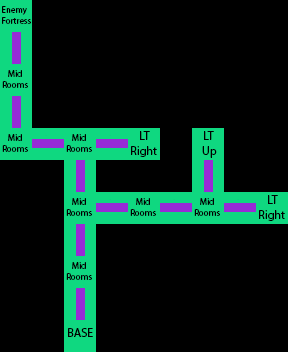

This is a level from a 2D game, rendered from its Tiled map with the project's own tilesets. A one-line summary and the complete map file follow:
An orthogonal 9x11 tile map with 32x32 px tiles, 1 tile layer (Capa de Patrones 1).

<map version="1.0" orientation="orthogonal" renderorder="right-down" width="9" height="11" tilewidth="32" tileheight="32" nextobjectid="1">
 <tileset firstgid="1" name="mapStructure" tilewidth="32" tileheight="32" tilecount="12" columns="4">
  <image source="mapStructure.png" width="128" height="96" />
 </tileset>
 <layer name="Capa de Patrones 1" width="9" height="11">
  <data>
   <tile gid="2" />
   <tile gid="0" />
   <tile gid="0" />
   <tile gid="0" />
   <tile gid="0" />
   <tile gid="0" />
   <tile gid="0" />
   <tile gid="0" />
   <tile gid="0" />
   <tile gid="9" />
   <tile gid="0" />
   <tile gid="0" />
   <tile gid="0" />
   <tile gid="0" />
   <tile gid="0" />
   <tile gid="0" />
   <tile gid="0" />
   <tile gid="0" />
   <tile gid="3" />
   <tile gid="0" />
   <tile gid="0" />
   <tile gid="0" />
   <tile gid="0" />
   <tile gid="0" />
   <tile gid="0" />
   <tile gid="0" />
   <tile gid="0" />
   <tile gid="9" />
   <tile gid="0" />
   <tile gid="0" />
   <tile gid="0" />
   <tile gid="0" />
   <tile gid="0" />
   <tile gid="0" />
   <tile gid="0" />
   <tile gid="0" />
   <tile gid="3" />
   <tile gid="10" />
   <tile gid="3" />
   <tile gid="10" />
   <tile gid="4" />
   <tile gid="0" />
   <tile gid="6" />
   <tile gid="0" />
   <tile gid="0" />
   <tile gid="0" />
   <tile gid="0" />
   <tile gid="9" />
   <tile gid="0" />
   <tile gid="0" />
   <tile gid="0" />
   <tile gid="9" />
   <tile gid="0" />
   <tile gid="0" />
   <tile gid="0" />
   <tile gid="0" />
   <tile gid="3" />
   <tile gid="10" />
   <tile gid="3" />
   <tile gid="10" />
   <tile gid="3" />
   <tile gid="10" />
   <tile gid="4" />
   <tile gid="0" />
   <tile gid="0" />
   <tile gid="9" />
   <tile gid="0" />
   <tile gid="0" />
   <tile gid="0" />
   <tile gid="0" />
   <tile gid="0" />
   <tile gid="0" />
   <tile gid="0" />
   <tile gid="0" />
   <tile gid="3" />
   <tile gid="0" />
   <tile gid="0" />
   <tile gid="0" />
   <tile gid="0" />
   <tile gid="0" />
   <tile gid="0" />
   <tile gid="0" />
   <tile gid="0" />
   <tile gid="9" />
   <tile gid="0" />
   <tile gid="0" />
   <tile gid="0" />
   <tile gid="0" />
   <tile gid="0" />
   <tile gid="0" />
   <tile gid="0" />
   <tile gid="0" />
   <tile gid="1" />
   <tile gid="0" />
   <tile gid="0" />
   <tile gid="0" />
   <tile gid="0" />
   <tile gid="0" />
   <tile gid="0" />
  </data>
 </layer>
</map>
